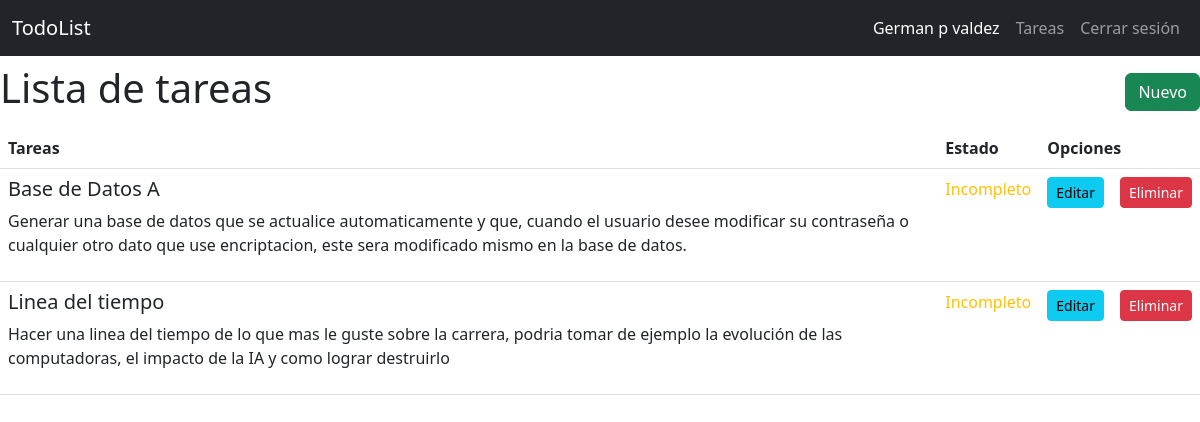
The app's page /todo/list (signed in) with its own data.
### todor/models.py (models this page shows, shortened)
class User(db.Model):
    id = db.Column(db.Integer, primary_key = True)
    username = db.Column(db.String(20), unique = True, nullable = False)
    password = db.Column(db.Text, nullable = False)

class Todo(db.Model):
    id = db.Column(db.Integer, primary_key = True)
    created_by = db.Column(db.Integer, db.ForeignKey('user.id'), nullable = False)
    title = db.Column(db.String(100), nullable = False)
    desc = db.Column(db.Text)
    state = db.Column(db.Boolean, default = False)

### todor/todo.py (the view)
@bp.route('/list')
@login_required
def index():
    todos = Todo.query.all()
    return render_template('todo/index.html', todos = todos)

### todor/auth.py (called while the page is built)
@bp.before_app_request
def load_logged_in_user():
    user_id = session.get('user_id')
    if user_id is None:
        g.user = None
    else:
        g.user = User.query.get_or_404(user_id)

def login_required(view):
    @functools.wraps(view)
    def wrapped_view(**kwargs):
        if g.user is None:
            return redirect(url_for('auth.login'))
        return view(**kwargs)
    return wrapped_view

### todor/templates/todo/index.html
{% extends 'base.html'%}
{% block content %}
<section class="container-fuid">
    <nav class="navbar">
        <h1>{% block title %}Lista de tareas{% endblock %}</h1>
        <a href="{{ url_for('todo.create')}}" class="btn btn-success">Nuevo</a>
    </nav>
    <table class="table">
        <thead>
            <tr>
                <th class="col">Tareas</th>
                <th class="col">Estado</th>
                <th class="col" colspan="2">Opciones</th>
            </tr>
        </thead>
        <tbody>
            {% for todo in todos | reverse %}
            {% if g.user.id == todo.created_by %}
            <tr>
                <td>
                    <h5>{{todo.title}}</h5>
                    <p>{{todo.desc}}</p>
                </td>
                <td>
                    {% if todo.state == false %}
                    <span class="text-warning">Incompleto</span>
                    {% else %}
                    <span class="text-success">Completado</span>
                    {% endif %}
                </td>
                <td>
                    <a href="{{ url_for('todo.update', id = todo.id)}}" class="btn btn-info btn-sm">Editar</a>
                </td>
                <td>
                    <a href="{{ url_for('todo.delete', id = todo.id)}}" class="btn btn-danger btn-sm">Eliminar</a>
                </td>
            </tr>
            {% endif%}
            {% endfor %}
        </tbody>
    </table>
</section>
{% endblock %}

### todor/templates/base.html (shortened to what this page needs)
<!DOCTYPE html>
<html lang="en">
<head>
    <link href="https://cdn.jsdelivr.net/npm/bootstrap@5.3.0-alpha1/dist/css/bootstrap.min.css" rel="stylesheet"
>
</head>
<body>
    <nav class="navbar navbar-expand-sm navbar-dark bg-dark" data-bs-theme="dark">
        <div class="container-fluid">
            <a class="navbar-brand" href="{{url_for('index')}}">TodoList</a>
            <div class="collapse navbar-collapse justify-content-end" id="navbarNav">
                <ul class="navbar-nav">
                    {% if g.user %}
                    <li class="nav-item">
                        <span class="nav-link active"> {{ g.user.username }} </span>
                    </li>
                    <li class="nav-item">
                        <a class="nav-link" href="{{url_for('todo.index')}}">Tareas</a>
                    </li>
                    <li class="nav-item">
                        <a class="nav-link" href="{{url_for('auth.logout')}}">Cerrar sesión</a>
                    </li>
                    {% endif %}
                </ul>
            </div>
        </div>
    </nav>
    {% block content %}
    {% endblock%}
</body>
</html>

### records on screen
User: user.username "German p valdez"
Todo: title "Base de Datos A", desc "Generar una base de datos que se actualice automaticamente y que, cuando el usuario desee modificar su contraseña o cualquier otro dato que use encriptacion, este sera modificado mismo en la base de datos.", state "Incompleto"
Todo: title "Linea del tiempo", desc "Hacer una linea del tiempo de lo que mas le guste sobre la carrera, podria tomar de ejemplo la evolución de las computadoras, el impacto de la IA y como lograr destruirlo", state "Incompleto"
